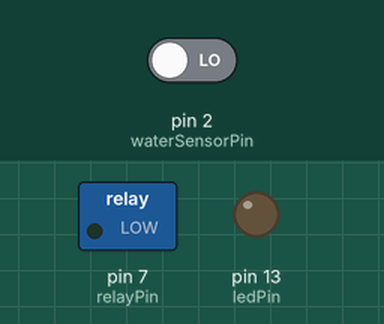
A sketch run on a simulated Arduino Uno, built with avr-gcc and run on an emulated ATmega328P. Parts: switched loads named in the sketch (green lamp = pin HIGH), output pins drawn as LEDs (lit = HIGH). Inputs (shaded band) come from the test bench; at power-on: pin 2 (waterSensorPin) LOW.

Above: at 1.2 s.
1.3 s: pin 2 (waterSensorPin) driven HIGH
At 2.3 s:
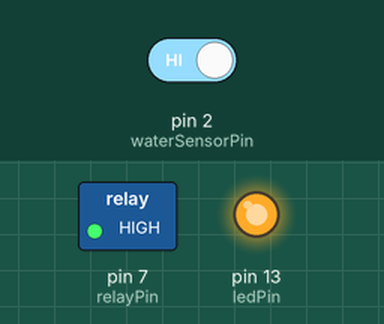
Timing chart, 0 to 4.3 s (numbered marks = the images above; inputs shaded):
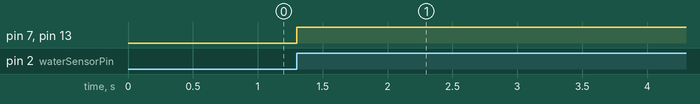

Measured:
- after the input at 1.3 s, pin 7 (relayPin), pin 13 (ledPin): LOW → HIGH at once

The sketch:

DehumidifierPumpController.ino
```cpp
// constants won't change. They're used here to set pin numbers:
const int waterSensorPin = 2; // the number of the water sensor pin
const int ledPin =  13; // the number of the LED pin
const int relayPin = 7; // for pump relayPin


// variables that will change:
int waterSensorState = 0; // variable for reading the water sensor status
int delayTime = 102000;

void setup() {
  // initialize the LED pin as an output:
  pinMode(ledPin, OUTPUT);
  // initialize the pushbutton pin as an input:
  pinMode(waterSensorPin, INPUT);
  // initialize the relayPin pin:
  pinMode(relayPin, OUTPUT);
}

void loop() {
  // read the state of the pushbutton value:
  waterSensorState = digitalRead(waterSensorPin);
  // check if the pushbutton is pressed. If it is, the waterSensorState is HIGH:
  if (waterSensorState == HIGH) {
    // turn LED on:
    digitalWrite(ledPin, HIGH);
    // turn Pump on for defined time:
    digitalWrite(relayPin, HIGH);
    delay(delayTime);
  } else {
    // turn LED off:
    digitalWrite(ledPin, LOW);
    // turn Pump off:
    digitalWrite(relayPin, LOW);
  }
}
```
